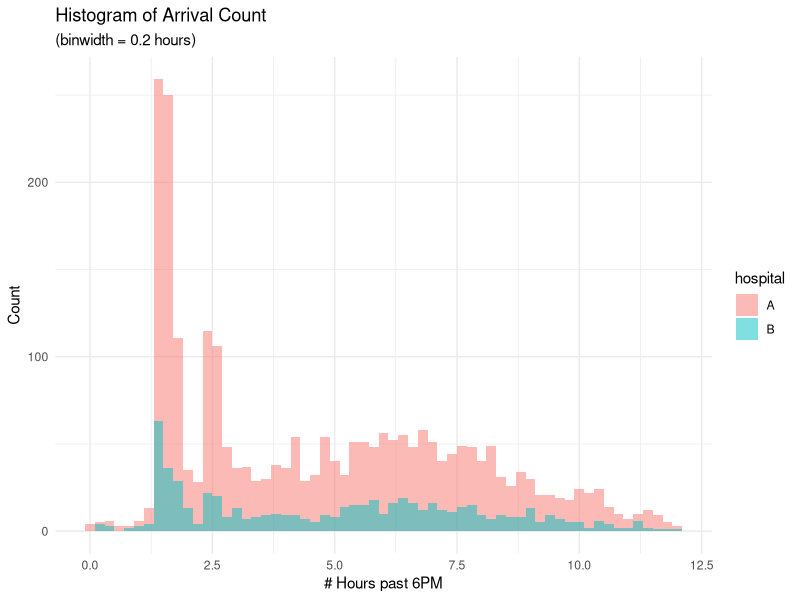

The R script that drew this image: (Note: this script raises an error after producing the figure.)
## ---- chunk 1
#| label: load-packages-data
#| message: false

library(tidyverse)
library(scales)
library(knitr)
library(ggplot2)
library(tidyr)
library(dplyr)
## ---- chunk 2
# Read the CSV file into a dataframe
surgery_df <- read.csv("surgery_times.csv")

# View the first few rows of the dataframe
head(surgery_df)

## ---- chunk 3
# Assuming your dataframe is named 'surgery_df'
surgery_df$recalibrated_time_hour <- ifelse(surgery_df$hour >= 18.00 & surgery_df$hour <= 23.99, surgery_df$hour - 18.00,
                                       ifelse(surgery_df$hour >= 0.00 & surgery_df$hour < 6.00, surgery_df$hour + 6.00,
                                              ifelse(surgery_df$hour >= 6.00 & surgery_df$hour < 12.00, surgery_df$hour - 6.00, surgery_df$hour)))


surgery_df$recalibrated_time_minutes <- (surgery_df$recalibrated_time_hour * 60)

# View the updated dataframe
head(surgery_df)


mean(surgery_df$recalibrated_time_hour)

## ---- chunk 4
# Fit a logistic regression model
model <- glm(complication == "Yes" ~ hospital + age + dow, data = surgery_df, family = binomial)

# Summarize the model
summary(model)

## ---- chunk 5
hospital_counts <- count(surgery_df, hospital)

hospital_counts
## ---- chunk 6
p <- ggplot(surgery_df, aes(x = recalibrated_time_hour, fill = hospital)) +
  geom_histogram(binwidth = .2, alpha = 0.5, position = "identity") +
  labs(title = "Histogram of Arrival Count", subtitle = "(binwidth = 0.2 hours)", x = "# Hours past 6PM", y = "Count") +
  theme_minimal()


p
## ---- chunk 7

hospital_A_surgery <- surgery_df[surgery_df$hospital == "A", ]
hospital_B_surgery <- surgery_df[surgery_df$hospital == "B", ]

## ---- chunk 8
t.test(hospital_A_surgery$recalibrated_time_minutes, hospital_B_surgery$recalibrated_time_minutes, var.equal=FALSE)
## ---- chunk 9
Model_with_random_effects <- glmer(complication == "Yes" ~ age + recalibrated_time_minutes + (1 | hospital), data = surgery_df, family = binomial)

summary(Model_with_random_effects)
